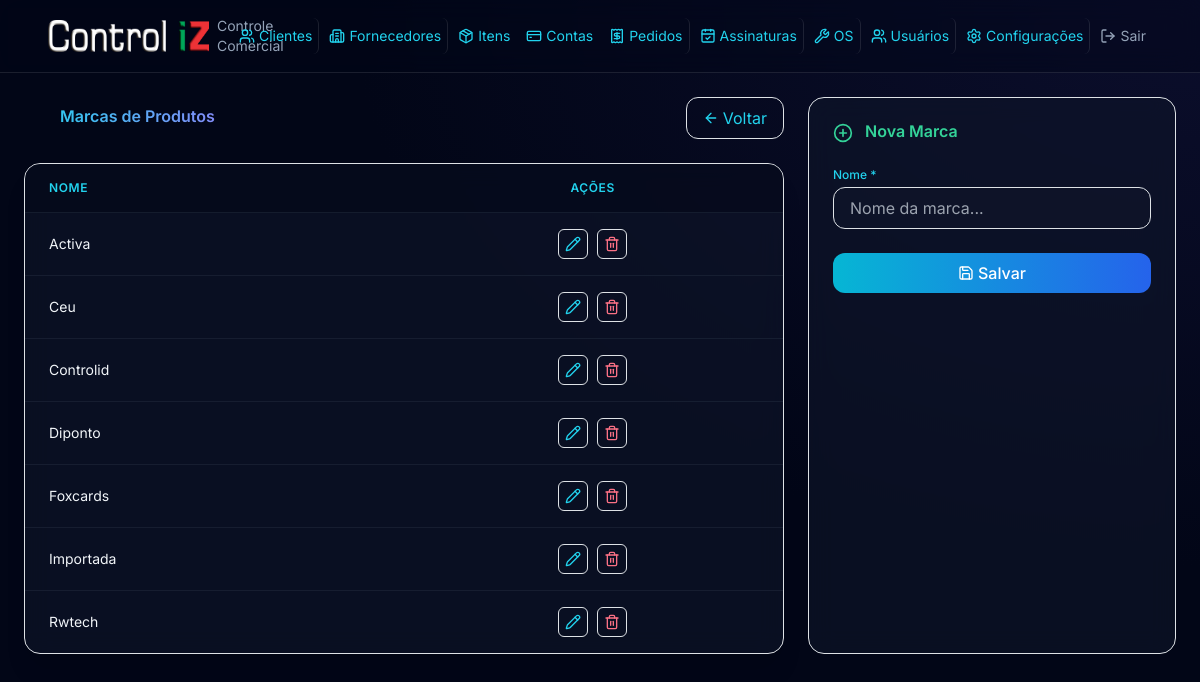
/produtos/marcas, run on an earlier commit of the app's database.
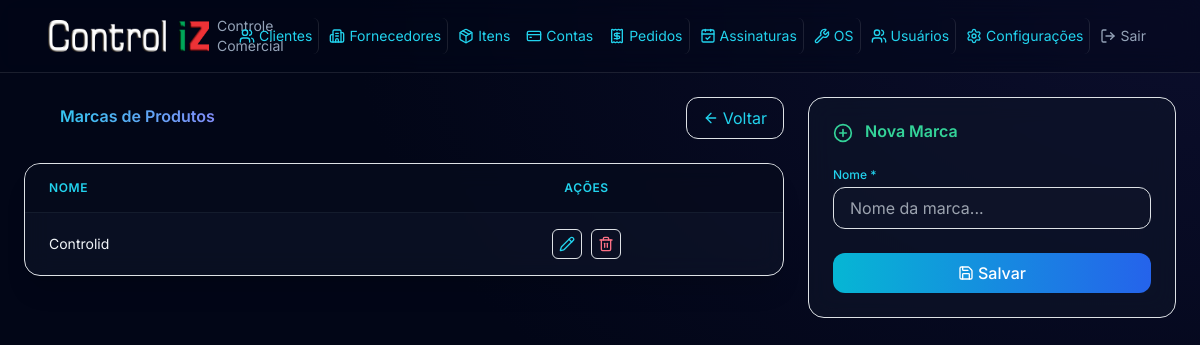
And on a later commit of the database.
### models.py (models this page shows)
class MarcaProduto(Base):
    __tablename__ = "marcas_produto"
    id = Column(Integer, primary_key=True, index=True)
    nome = Column(String(100), nullable=False, unique=True)
    created_at = Column(DateTime, default=datetime.now)

### routers/produtos.py (the view)
@router.get("/marcas")
def listar_marcas(request: Request, db: Session = Depends(get_db)):
    marcas = db.query(MarcaProduto).order_by(MarcaProduto.nome).all()
    return request.app.state.templates.TemplateResponse(
        "produtos/marcas.html",
        {"request": request, "marcas": marcas}
    )

### templates/produtos/marcas.html (shortened to what the changed rows need)
{% extends "base.html" %}
{% block content %}
<div class="grid grid-cols-1 lg:grid-cols-3 gap-4">
    <div class="lg:col-span-2">
        <div class="bg-slate-900/60 backdrop-blur-md border border-slate-800/80 rounded-2xl shadow-xl overflow-hidden">
            <table class="w-full divide-y divide-slate-800/60">
                <thead class="bg-slate-950/50">
                    <tr>
                        <th class="px-4 py-3 text-left text-xs font-semibold text-cyan-400 uppercase tracking-wider">Nome</th>
                        <th class="px-4 py-3 text-center text-xs font-semibold text-cyan-400 uppercase tracking-wider">Ações</th>
                    </tr>
                </thead>
                <tbody class="divide-y divide-slate-800/60">
                    {% for m in marcas %}
                    <tr class="hover:bg-slate-800/40 transition">
                        <td class="px-4 py-3 text-sm text-slate-100">{{ m.nome }}</td>
                        <td class="px-4 py-3 text-center">
                            <a href="/produtos/marcas/editar/{{ m.id }}" class="inline-flex p-1.5 text-cyan-400 border border-slate-700 rounded hover:bg-cyan-950/30 transition me-1 align-middle" title="Editar"><i data-lucide="pencil" class="w-4 h-4"></i></a>
                            <button type="button" class="inline-flex p-1.5 text-rose-400 border border-slate-700 rounded hover:bg-rose-950/30 transition align-middle" onclick="excluirDireto('/produtos/marcas/excluir/{{ m.id }}')" title="Excluir"><i data-lucide="trash-2" class="w-4 h-4"></i></button>
                        </td>
                    </tr>
                    {% else %}
                    <tr><td colspan="2" class="px-4 py-12 text-center text-slate-500">Nenhuma marca</td></tr>
                    {% endfor %}
                </tbody>
            </table>
        </div>
    </div>
</div>
{% endblock %}

What changed in the data, as far as the page shows it:
removed MarcaProduto: nome "Activa"
removed MarcaProduto: nome "Ceu"
removed MarcaProduto: nome "Diponto"
removed MarcaProduto: nome "Foxcards"
removed MarcaProduto: nome "Importada"
removed MarcaProduto: nome "Rwtech"
